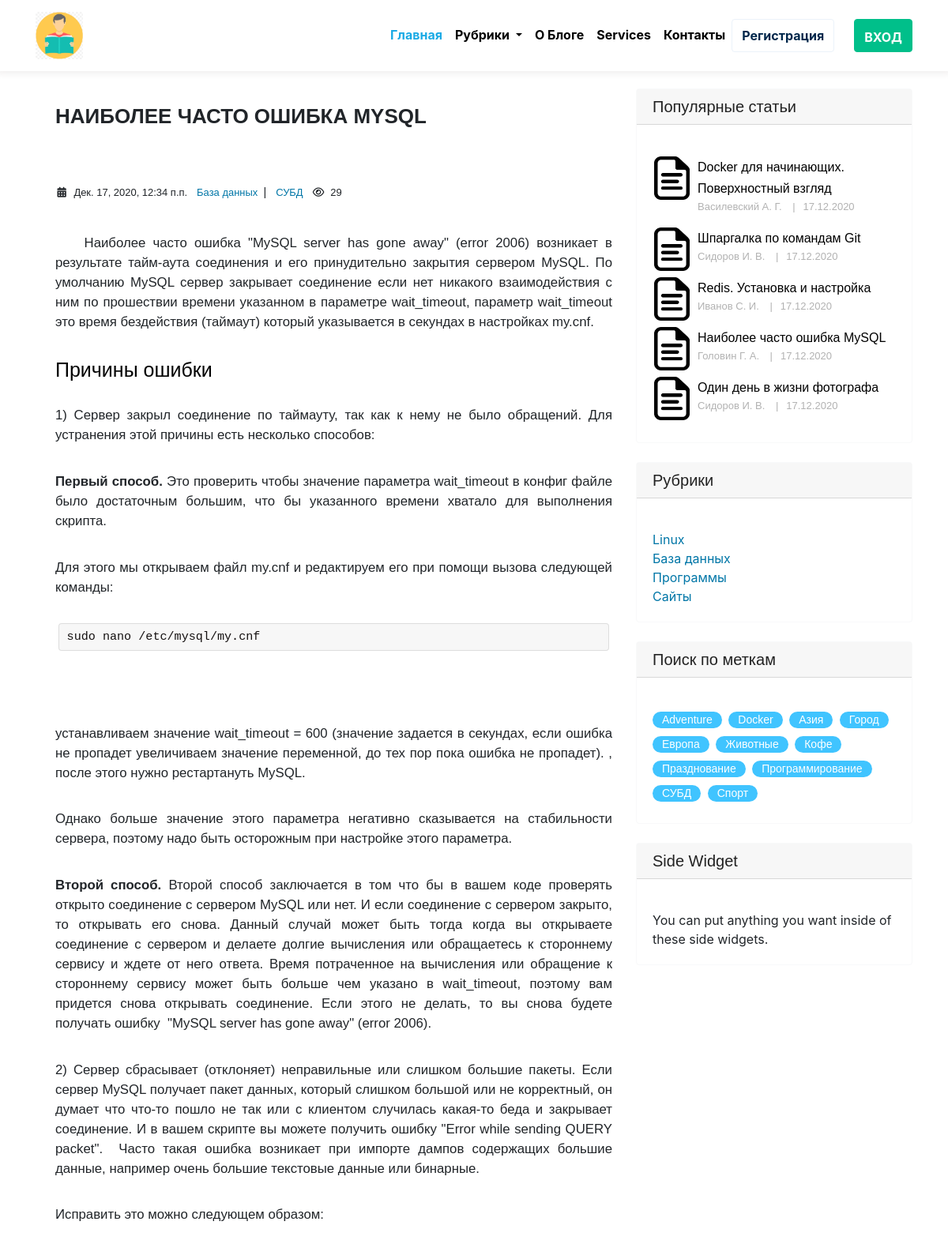
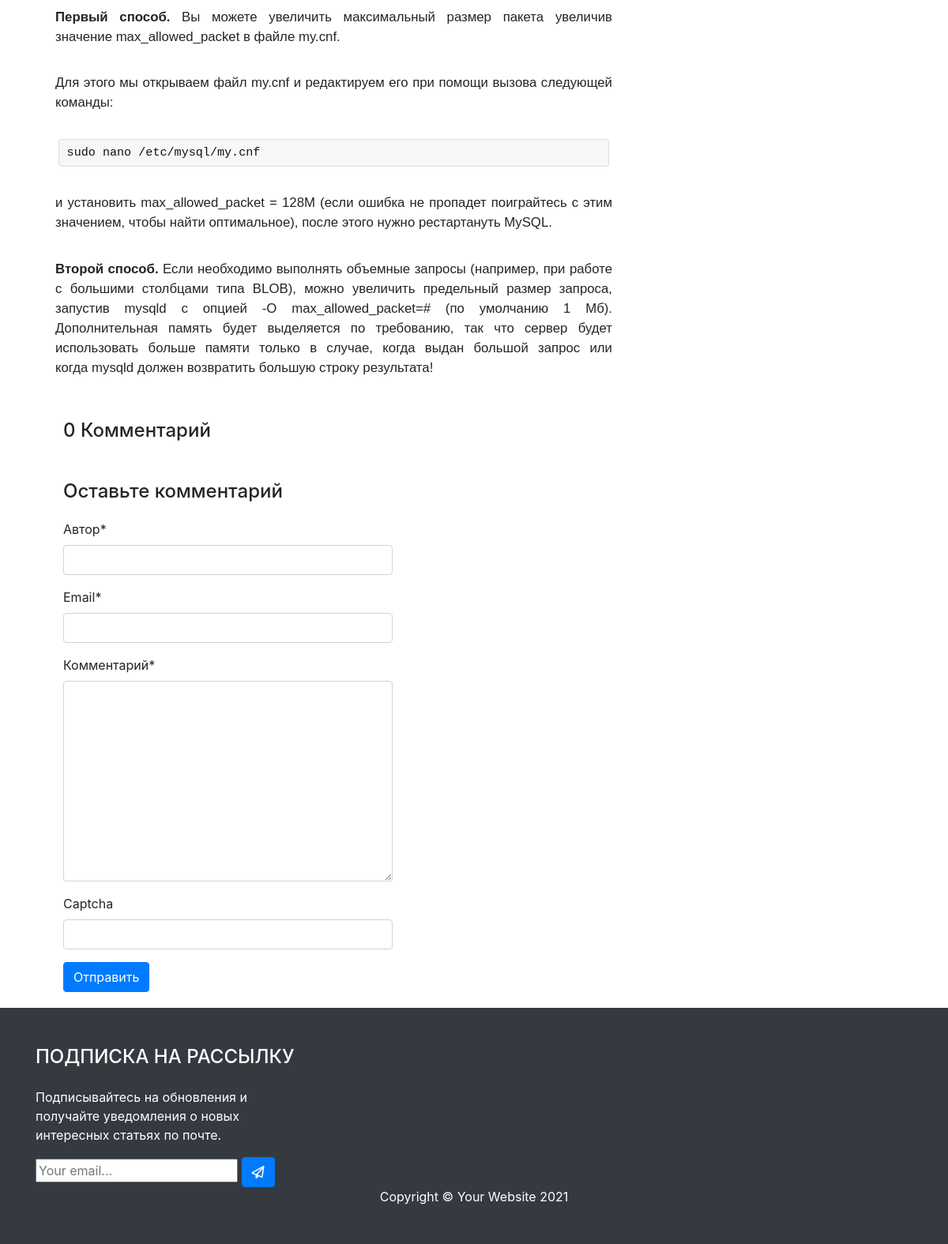
Screenshot of /post/mysql-oshibka-mysql-server-has-gone-away-error-2006-chto-eto-takoe-i-kak-ispravit/ with the database file from the repository (2 pictures, top to bottom).
### blog/models.py (models this page shows, shortened)
class Post(models.Model):
    title = models.CharField(max_length=255, verbose_name='Наименование')
    slug = models.SlugField(max_length=255, verbose_name='Url', unique=True)
    author = models.CharField(max_length=100, verbose_name='Автор')
    content = models.TextField()
    created_at = models.DateTimeField(auto_now_add=True, verbose_name='Опубликовано')
    photo = models.ImageField(upload_to='photos/%Y/%m/%d/', blank=True, verbose_name='Фото')
    views = models.IntegerField(default=0, verbose_name='Кол-во просмотров')
    category = models.ForeignKey(Category, on_delete=models.PROTECT, related_name='posts', verbose_name='Категория')
    tags = models.ManyToManyField(Tag, blank=True, related_name='posts', verbose_name='Tags')
    status = models.BooleanField(default=False, verbose_name='Статус')
    def get_absolute_url(self):
        return reverse('post', kwargs={"slug": self.slug})
    class Meta:
        verbose_name = 'Статья(ю)'
        verbose_name_plural ='Статьи'
        ordering = ['-created_at']

class Category(models.Model):
    title = models.CharField(max_length=255, verbose_name='Наименование')
    slug = models.SlugField(max_length=255, verbose_name='Url', unique=True)
    def __str__(self):
        return self.title
    def get_absolute_url(self):
        return reverse('category', kwargs={"slug": self.slug})
    class Meta:
        verbose_name = 'Категория(ю)'
        verbose_name_plural ='Категории'
        ordering = ['title']

class Tag(models.Model):
    title = models.CharField(max_length=60, verbose_name='Наименование')
    slug = models.SlugField(max_length=50, verbose_name='Url', unique=True)
    def get_absolute_url(self):
        return reverse('tag', kwargs={"slug": self.slug})
    class Meta:
        verbose_name = 'Тег'
        verbose_name_plural ='Теги'
        ordering = ['title']

### blog/views.py (the view)
# urls.py: path('post/<str:slug>/', post_detail, name='post'),
def post_detail(request, slug):
    template_name = 'blog/single.html'
    post = get_object_or_404(Post, slug=slug, status=True)
    comments = post.comments.filter(active=True)
    new_comment = None
    initial = {'post': post.pk}
    if request.user.is_authenticated:
        initial['name'] = request.user.username
        initial['email'] = request.user.email
        form_class = UserCommentForm
    else:
        form_class = GuestCommentForm
    form =form_class(initial=initial)
    if request.method == 'POST':
        comment_form = form_class(data=request.POST)
        if comment_form.is_valid():
            new_comment = comment_form.save(commit=False)
            new_comment.post = post
            new_comment.save()
    else:
        comment_form =  form
    return render(request, template_name, {'post': post,
                                           'comments': comments,
                                           'new_comment': new_comment,
                                           'comment_form': comment_form})

### blog/forms.py
class GuestCommentForm(forms.ModelForm):
    captcha = CaptchaField(label='Введите текст с картинки',
              error_messages={'invalid': 'Неправильный текст'})
    class Meta:
        model = Comment
        fields = ('name', 'email', 'body', 'captcha')

### subscription/forms.py
class SubscriptionForm(forms.ModelForm):
    class Meta:
        model = Subscription
        fields = ("email",)
        widgets = {
            "email": forms.EmailInput(attrs={"class": "editContent", "placeholder": "Your email..."},)
        }
        labels = {
            "email": '',
        }

### blog/templatetags/category.py (called while the page is built)
@register.inclusion_tag('blog/category_tpl.html')
def show_category():
    categories = Category.objects.all()
    return {"categories": categories}

@register.inclusion_tag('blog/menu_category_tpl.html')
def show_menu_category():
    categories = Category.objects.all()
    return {"categories": categories}

### blog/templatetags/sidebar.py (called while the page is built)
@register.inclusion_tag('blog/popular_posts_tpl.html')
def get_popular(cnt=3):
    posts = Post.objects.filter(status=True).order_by('-views')[:cnt]
    return {"posts": posts}

@register.inclusion_tag('blog/tags_tpl.html')
def get_tags():
    tags = Tag.objects.all()
    return {"tags": tags}

### subscription/templatetags/subscription_tags.py (called while the page is built)
@register.inclusion_tag("subscription/tags/form.html")
def subscription_form():
    return {"subscription_form": SubscriptionForm()}

### blog/templates/blog/single.html (shortened to what this page needs)
{% extends 'base.html' %}
{% load static %}
{% load sidebar %}
{% load category %}
{% load crispy_forms_tags %}
{% block content %}
 <div class="container">
    <div class="row">
      <div class="col-md-8">
         <div class="single-content">
            <h1> {{ post.title }}</h1>
            <div class="detail-post">
              <div class="article-category">
                <span><i class="fa fa-calendar fa-fw"></i>&nbsp;&nbsp;{{ post.created_at }}</span>
                &nbsp;&nbsp;<a href="{{ post.category.get_absolute_url }}">{{ post.category }}&nbsp;&nbsp;</a>|
              {% if post.tags.exists %}
                  {% for tag in post.tags.all %}
                      &nbsp;&nbsp;<a href="{{ tag.get_absolute_url }}">{{ tag.title }}</a>
                  {% endfor %}
              {% endif %}
              <span>&nbsp;&nbsp;<i class="fa fa-eye fa-fw"></i>&nbsp;&nbsp;{{ post.views }}</span></div>
            </div>
            {{ post.content|safe }}
         </div>
         <div class="col-md-8">
          <div class="card-body">
            <h4>{{ comments.count }} Комментарий</h4>
          </div>
        </div>
        <div class="col-md-8">
          <div class="card-body">
            {% if new_comment %}
            <div class="alert alert-success" role="alert">
              <p>Ваш комментарий ожидает модерации</p>
            </div>
            {% else %}
            <h4>Оставьте комментарий</h4>
            <form method="post" style="margin-top: 1.3em;">
              {{ comment_form|crispy }}
              <button type="submit" class="btn btn-primary">Отправить</button>
            </form>
            {% endif %}
          </div>
       </div>
      </div>
      <div class="col-md-4">
        <div class="sider-content">
          {% get_popular 5 %}
          {% show_category %}
          {% get_tags %}
          <div class="card border-light my-4">
            <h5 class="card-header">Side Widget</h5>
            <div class="card-body">
              You can put anything you want inside of these side widgets.
            </div>
          </div>
        </div>
      </div>
    </div>
  </div>
{% endblock %}

### blog/templates/blog/popular_posts_tpl.html
{% load static %}
<div class="card border-light my-4">
    <h5 class="card-header">Популярные статьи</h5>
    <div class="card-body">
        {% for post in posts %}
        <div class="portfolio-item-popular">
            <img src="{% static 'img/paper-icon.png' %}" alt="{{ post.title }}">
            <div class="portfolio-text">
                <h5><a href="{{ post.get_absolute_url }}">{{ post.title }}</a></h5>
                <p>{{ post.author }} <span>|</span>{{ post.created_at|date:"d.m.Y" }}</p>
            </div>
        </div>
        {% endfor %}
    </div>
  </div>

### blog/templates/blog/category_tpl.html
  <div class="card border-light my-4">
    <h5 class="card-header">Рубрики</h5>
    <div class="card-body">
      <div class="row">
        <div class="col-lg-6">
          <ul class="list-unstyled mb-0">
            {% for item in categories %}
            <li><a href="{{ item.get_absolute_url }}">{{ item.title }}</a></li>
            {% endfor %}
          </ul>
        </div>
      </div>
    </div>
  </div>

### blog/templates/blog/tags_tpl.html
<div class="card  border-light my-4">
  <h5 class="card-header">Поиск по меткам</h5>
  <div class="card-body">
    <div class="tags">
        {% for tag in tags %}
        <p><a href="{{ tag.get_absolute_url }}">{{ tag.title }}</a></p>
        {% endfor %}
    </div>
  </div>
</div>

### siteblog/static/blog-home.css (style rules this page uses)
body { padding-top: 56px; }
a { color: #0076a7; }
.col-md-8 .single-content { margin-top: 3.5rem; margin-left: 25px; padding: 10 10px; margin-bottom: 2rem; }
.col-md-8 .single-content h1 { padding-top: 20px; margin-bottom: 30px; font-family: Arial, sans-serif; font-size: 26px; font-weight: 800; text-transform: uppercase; }
.col-md-8 .single-content h2 { color: #010101; font-family: Arial, sans-serif; font-size: 25px; font-weight: 500; margin-bottom: 30px; margin-top: 30px; }
.col-md-8 .single-content p { font-family: Arial, sans-serif; font-size: 1.05em; font-weight: 500; line-height: 25px; position: relative; text-align: justify; margin: 0 0 2em 0; }
.col-md-8 .single-content p code { background: rgba(144, 144, 144, 0.075); -webkit-border-radius: 4px; border-radius: 4px; border: solid 1px rgba(144, 144, 144, 0.25); font-family: "Courier New", monospace; font-size: 0.9em; margin: 0 0.25em; color: #141010; padding: 0.25em 0.65em; display: block; }
.portfolio-item-popular { padding-left: 2px; }
.portfolio-item-popular img { float: left; height: 55px; width: 45px; }
.portfolio-item-popular .portfolio-text { margin-left: 55px; }
.portfolio-item-popular .portfolio-text h5 { margin: 0 }
.portfolio-item-popular .portfolio-text h5 a { color: #000; font-family: Arial, sans-serif; font-size: 16px; font-weight: 500; line-height: 27px; text-decoration: none; }
.portfolio-item-popular .portfolio-text p { font-family: Arial, sans-serif; font-size: 13px; font-weight: 500; line-height: 20px; color: #b2b2b2; }
.portfolio-item-popular .portfolio-text p span { margin: 0 10px; }
.tags p { background: #40c4ff none repeat scroll 0 0; border-radius: 15px; display: inline-block; font-family: Arial, sans-serif; font-size: 14px; font-weight: 500; margin-right: 4px; padding: 0 12px; margin-bottom: 7px; }
.tags p a { color: #fff; display: inline-block; text-decoration: none; }
.card-header { color: #222; font-weight: 500; line-height: 1em; margin: 0 0 1em 0; font-family: "Exo 2", sans-serif; }
.detail-post { margin-top: 70px; margin-bottom: 40px; }
.col-md-8 .single-content .detail-post .article-category { font-size: 0.9em; font-family: Arial, sans-serif; }
.col-md-8 .single-content .detail-post .article-category span { font-size: 0.9em; font-family: Arial, sans-serif; }
.col-md-8 .single-content .detail-post .article-category a { font-size: 0.9em; font-family: Arial, sans-serif; }
.sider-content { margin-top: 3.5em; }

### rows the page displays
Post: title "НАИБОЛЕЕ ЧАСТО ОШИБКА MYSQL", created_at "Дек. 17, 2020, 12:34 п.п.", category "База данных", views "29", content "Наиболее часто ошибка \"MySQL server has gone away\" (error 2006) возникает в результате тайм-аута соединения и его принудительно закрытия сервером MySQL. По умолчанию MySQL сервер закрывает соединение если нет никакого взаимодействия с ним по прошествии времени указанном в параметре wait_timeout, параметр wait_timeout это время бездействия (таймаут) который указывается в секундах в настройках my.cnf. Причины ошибки 1) Сервер закрыл соединение по таймауту, так как к нему не было обращений. Для устранения этой причины есть несколько способов: Первый способ. Это проверить чтобы значение параметра wait_timeout в конфиг файле было достаточным большим, что бы указанного времени хватало для…", title "Наиболее часто ошибка MySQL", author "Головин Г. А.", created_at "17.12.2020"
Tag: title "СУБД"
Post: title "Docker для начинающих. Поверхностный взгляд", author "Василевский А. Г.", created_at "17.12.2020"
Post: title "Шпаргалка по командам Git", author "Сидоров И. В.", created_at "17.12.2020"
Post: title "Redis. Установка и настройка", author "Иванов С. И.", created_at "17.12.2020"
Post: title "Один день в жизни фотографа", author "Сидоров И. В.", created_at "17.12.2020"
Category: title "Linux"
Category: title "База данных"
Category: title "Программы"
Category: title "Сайты"
Tag: title "Adventure"
Tag: title "Docker"
Tag: title "Азия"
Tag: title "Город"
Tag: title "Европа"
Tag: title "Животные"
Tag: title "Кофе"
Tag: title "Празднование"
Tag: title "Программирование"
Tag: title "Спорт"

### other values shown
{{ comments.count }} "0"
